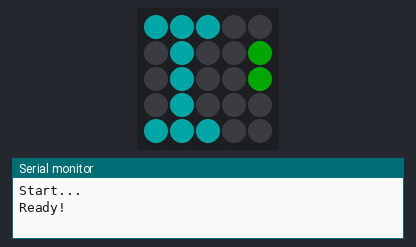
Recording of a sketch running on a simulated ESP32. Shown: 5×5 RGB LED matrix (first LED top left, wired row by row), the last lines printed to the serial monitor. Dim RGB values are drawn brighter than linear; random numbers use the default seed unless the sketch sets one; nothing arrives over Bluetooth unless stated; a phone connects over Bluetooth LE 3 s after start.

Above: at 0.22 s.
At 1.13 s:
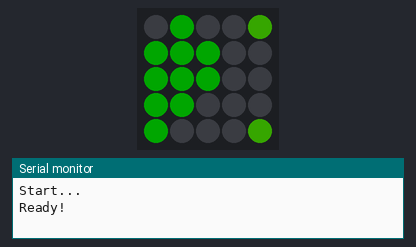
At 2.03 s:
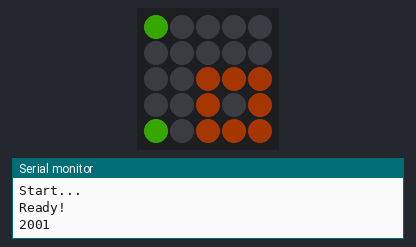
At 2.49 s:
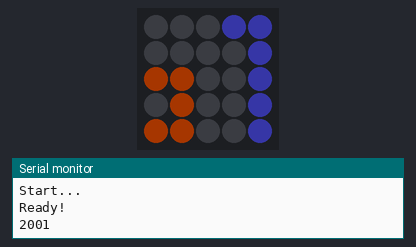
At 2.94 s:
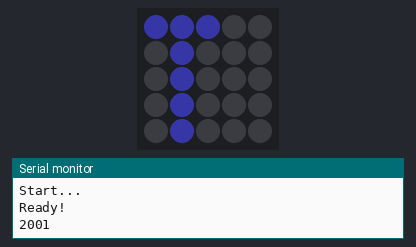
At 3.85 s:
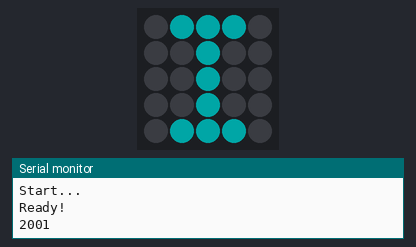

The sketch:

wrist.ino
```cpp
/*
    @Ref: File > Examples > ESP32 BLE Arduino > BLE_server
    @Ref: https://medium.com/@jalltechlab/%E5%88%A9%E7%94%A8esp32-%E7%AF%84%E4%BE%8B%E9%80%B2%E8%A1%8Cbluetooth-ble-%E5%BB%A3%E6%92%AD-%E7%AC%AC%E4%BA%8C%E7%AF%80-ab0e1a4d5481
    @Ref: File > Examples > M5ATOM > Basics > LEDDisplay
    @Ref: https://docs.m5stack.com/en/api/atom/system
*/

#include <BLEDevice.h>
#include <BLEUtils.h>
#include <BLEServer.h>
#include "M5Atom.h"

#define SERVICE_UUID_BEATS            "4fafc201-1fb5-459e-8fcc-c5c9c331914b"
#define CHARACTERISTIC_UUID_BEATS     "beb5483e-36e1-4688-b7f5-ea07361b26a8"
#define SERVICE_UUID_OXYGEN           "4fafc201-1fb5-459e-8fcc-c5c9c331914c"
#define CHARACTERISTIC_UUID_OXYGEN    "beb5483e-36e1-4688-b7f5-ea07361b26a9"
#define SERVICE_UUID_EMERGENCY        "4fafc201-1fb5-459e-8fcc-c5c9c331914d"
#define CHARACTERISTIC_UUID_EMERGENCY "beb5483e-36e1-4688-b7f5-ea07361b26aa"

// Global vriable
BLEServer *pServer;

BLEService *pService_beats;
BLEAdvertising *pAdvertising_beats;
BLECharacteristic *pCharacteristic_beats;

BLEService *pService_oxygen;
BLEAdvertising *pAdvertising_oxygen;
BLECharacteristic *pCharacteristic_oxygen;

BLEService *pService_emergency;
BLEAdvertising *pAdvertising_emergency;
BLECharacteristic *pCharacteristic_emergency;

String data;
int beats = 120;
int oxygen = 99;
int emergency = 0;
unsigned long long now_time = -1;
unsigned long long pre_time_2000 = 0;
unsigned long long pre_time_150 = 0;
int count = 0;

// See the following for generating UUIDs:
// https://www.uuidgenerator.net/

extern const unsigned char
    AtomImageData[375 + 2];  // External reference stores the array of images shown.  外部引用存储所示图像的数组

bool IMU6886Flag = false;  // Close IMU6886.  关闭IMU6886

void setup() {
  M5.begin(true, false,true);  // Init Atom-Matrix(Initialize serial port, LED matrix).
  delay(50);

  //Serial.begin(115200);
  Serial.println("Start...");

  BLEDevice::init("worker-a wrist");
  pServer = BLEDevice::createServer();
  //-----beats-----
  pService_beats = pServer->createService(SERVICE_UUID_BEATS);
  pCharacteristic_beats = pService_beats->createCharacteristic(CHARACTERISTIC_UUID_BEATS,
                        BLECharacteristic::PROPERTY_READ | BLECharacteristic::PROPERTY_WRITE);
  pCharacteristic_beats->setValue("0");
  pService_beats->start();

  pAdvertising_beats = BLEDevice::getAdvertising();
  pAdvertising_beats->addServiceUUID(SERVICE_UUID_BEATS);
  pAdvertising_beats->setScanResponse(true);
  pAdvertising_beats->setMinPreferred(0x06);  // functions that help with iPhone connections issue
  pAdvertising_beats->setMinPreferred(0x12);

  //-----oxygen-----
  pService_oxygen = pServer->createService(SERVICE_UUID_OXYGEN);
  pCharacteristic_oxygen = pService_oxygen->createCharacteristic(CHARACTERISTIC_UUID_OXYGEN,
                        BLECharacteristic::PROPERTY_READ | BLECharacteristic::PROPERTY_WRITE);
  pCharacteristic_oxygen->setValue("0");
  pService_oxygen->start();

  pAdvertising_oxygen = BLEDevice::getAdvertising();
  pAdvertising_oxygen->addServiceUUID(SERVICE_UUID_OXYGEN);
  pAdvertising_oxygen->setScanResponse(true);
  pAdvertising_oxygen->setMinPreferred(0x06);  // functions that help with iPhone connections issue
  pAdvertising_oxygen->setMinPreferred(0x12);

  //-----emergency-----
  pService_emergency = pServer->createService(SERVICE_UUID_EMERGENCY);
  pCharacteristic_emergency = pService_emergency->createCharacteristic(CHARACTERISTIC_UUID_EMERGENCY,
                        BLECharacteristic::PROPERTY_READ | BLECharacteristic::PROPERTY_WRITE);
  pCharacteristic_emergency->setValue("0");
  pService_emergency->start();

  pAdvertising_emergency = BLEDevice::getAdvertising();
  pAdvertising_emergency->addServiceUUID(SERVICE_UUID_EMERGENCY);
  pAdvertising_emergency->setScanResponse(true);
  pAdvertising_emergency->setMinPreferred(0x06);  // functions that help with iPhone connections issue
  pAdvertising_emergency->setMinPreferred(0x12);

  BLEDevice::startAdvertising();

  Serial.println("Ready!");
  M5.dis.setWidthHeight(25, 5);  // Set the width and height of the display pattern.  设置显示图案的宽高
}

void loop() {
  now_time = millis();
  if(now_time - pre_time_150 > 150){
    emergency = M5.Btn.read();
    pCharacteristic_emergency->setValue(emergency);
    if(emergency){
      M5.dis.fillpix(0xff0000);
    }else{
      M5.dis.displaybuff((uint8_t *)AtomImageData, -1*count, 0);
      count++;
      if(count >= 25) count = 0;
    }
    pre_time_150 = now_time;
  }

  if(now_time - pre_time_2000 > 2000){
    beats = random(110, 130);
    oxygen = random(95, 99);
    pCharacteristic_beats->setValue(beats);
    pCharacteristic_oxygen->setValue(oxygen);
    Serial.println(millis());
    pre_time_2000 = now_time;
  }
}
```

a.c
```cpp
// File URLC:/Users/Jyun-wei/Desktop/????????/final/wrist/a.c
// Image Size: width=5,height=5
// Data  Size: 77
const unsigned char image_a[77]=
{
/* width  005 */ 0x05,
/* height 005 */ 0x05,
/* Line   000 */ 0x00,0xff,0x7f, 0x00,0x00,0x00, 0x00,0xff,0x7f, 0x00,0x00,0x00, 0x00,0xff,0x7f, //
/* Line   001 */ 0x00,0x00,0x00, 0x00,0xff,0x7f, 0x00,0x00,0x00, 0x00,0xff,0x7f, 0x00,0x00,0x00, //
/* Line   002 */ 0x00,0xff,0x7f, 0x00,0x00,0x00, 0x00,0xff,0x7f, 0x00,0x00,0x00, 0x00,0xff,0x7f, //
/* Line   003 */ 0x00,0x00,0x00, 0x00,0xff,0x7f, 0x00,0x00,0x00, 0x00,0xff,0x7f, 0x00,0x00,0x00, //
/* Line   004 */ 0x00,0xff,0x7f, 0x00,0x00,0x00, 0x00,0xff,0x7f, 0x00,0x00,0x00, 0x00,0xff,0x7f, //
};
```

b.c
```cpp
// File URLC:/Users/Jyun-wei/Desktop/????????/final/wrist/b.c
// Image Size: width=5,height=5
// Data  Size: 77
const unsigned char image_b[77]=
{
/* width  005 */ 0x05,
/* height 005 */ 0x05,
/* Line   000 */ 0x00,0x00,0x00, 0xaa,0x00,0xff, 0x00,0x00,0x00, 0xaa,0x00,0xff, 0x00,0x00,0x00, //
/* Line   001 */ 0xaa,0x00,0xff, 0x00,0x00,0x00, 0xaa,0x00,0xff, 0x00,0x00,0x00, 0xaa,0x00,0xff, //
/* Line   002 */ 0x00,0x00,0x00, 0xaa,0x00,0xff, 0x00,0x00,0x00, 0xaa,0x00,0xff, 0x00,0x00,0x00, //
/* Line   003 */ 0xaa,0x00,0xff, 0x00,0x00,0x00, 0xaa,0x00,0xff, 0x00,0x00,0x00, 0xaa,0x00,0xff, //
/* Line   004 */ 0x00,0x00,0x00, 0xaa,0x00,0xff, 0x00,0x00,0x00, 0xaa,0x00,0xff, 0x00,0x00,0x00, //
};
```

Source omitted: image.c (data table, 2315 bytes)

Measured:
- by itself, everything shown: repeats every 3.8 s, in 25 steps
